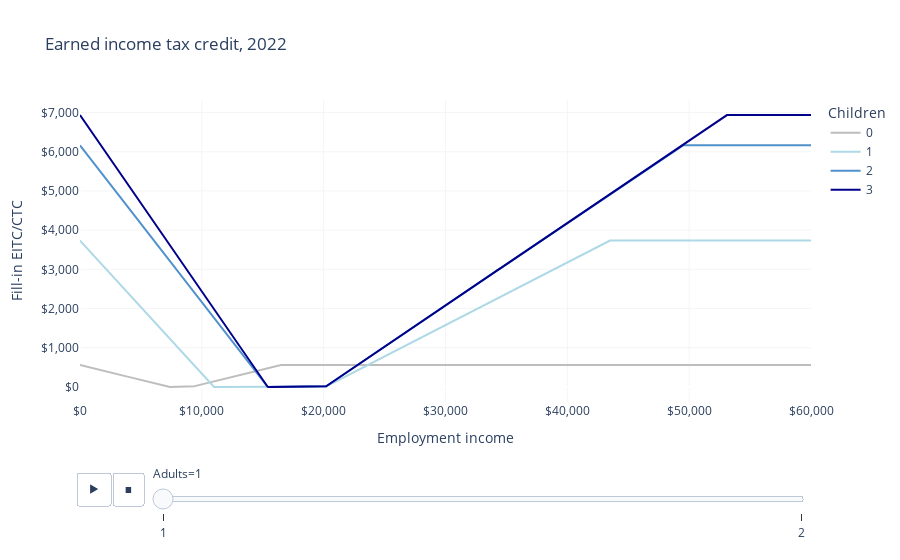

Source (notebook cell):
### Markdown cell above
# Fill-in EITC and CTC

Matt Bruenig of People's Policy Project proposed a "fill-in" tax credit to effectively remove the work requirements from the Earned Income Tax Credit and Child Tax Credit.
Bruenig proposed it as a state-level reform, but we have implemented it as a federal reform which can be broken down by any state, since it does not depend on any other state-level policies.

### Code cell
from openfisca_us import IndividualSim
from openfisca_us.model_api import *
from openfisca_core import periods

import pandas as pd
import plotly.express as px


def modify_parameters(parameters):
    parameters.contrib.peoples_policy_project.fill_in_eitc_ctc.update(
        period=periods.period("year:2022:1"), value=True
    )
    return parameters


class enact_fill_in(Reform):
    def apply(self):
        self.modify_parameters(modify_parameters)


LIGHT_GRAY = "#F5F5F5"
GRAY = "#BDBDBD"
BLUE = "#5091cc"
LIGHT_BLUE = "lightblue"
DARK_BLUE = "darkblue"

COLOR_MAP = {"0": GRAY, "1": LIGHT_BLUE, "2": BLUE, "3": DARK_BLUE}


def make(adults, children):
    sim = IndividualSim(enact_fill_in, year=2022)
    sim.add_person(name="head", age=25)
    members = ["head"]
    if adults == 2:
        sim.add_person(name="spouse")
        members += ["spouse"]
    for i in range(children):
        child = "child{}".format(i)
        sim.add_person(name=child, age=6)
        members += [child]
    sim.add_tax_unit(name="tax_unit", members=members)
    sim.add_household(name="household", members=members)
    sim.vary("employment_income", max=60_000, step=100)
    return pd.DataFrame(
        dict(
            employment_income=sim.calc("employment_income")[0],
            fill_in_eitc_ctc=sim.calc("fill_in_eitc_ctc")[0].round(),
            mtr=-sim.deriv("fill_in_eitc_ctc", "employment_income", wrt_target="head"),
            adults=adults,
            children=str(children),
        )
    )


# Make a table of EITC amounts for different numbers of adults and children.
l = []
for adults in range(1, 3):
    for children in range(0, 4):
        l.append(make(adults, children))

df = pd.concat(l)

LABELS = dict(
    employment_income="Employment income",
    income_source="Income source",
    fill_in_eitc_ctc="Fill-in EITC/CTC",
    mtr="Fill-in EITC/CTC marginal tax rate",
    children="Children",
    adults="Adults",
)

fig = px.line(
    df,
    "employment_income",
    "fill_in_eitc_ctc",
    color="children",
    animation_frame="adults",
    labels=LABELS,
    title="Earned income tax credit, 2022",
    color_discrete_map=COLOR_MAP,
)

fig.update_layout(
    xaxis_tickformat="$,",
    yaxis_tickformat="$,",
    plot_bgcolor="white",
    xaxis_gridcolor=LIGHT_GRAY,
    yaxis_gridcolor=LIGHT_GRAY,
)
fig.show()

### Figure 1 — Plotly figure (JSON) as saved in the notebook; plotly's stock layout.template omitted (floating-point values rounded to 4 significant figures; data arrays with more than 128 entries replaced by an {"elided": "..."} marker saying what was removed)
{"data": [{"hovertemplate": "Children=0<br>Adults=1<br>Employment income=%{x}<br>Fill-in EITC/CTC=%{y}<extra></extra>", "legendgroup": "0", "line": {"color": "#BDBDBD", "dash": "solid"}, "marker": {"symbol": "circle"}, "mode": "lines", "name": "0", "orientation": "v", "showlegend": true, "type": "scatter", "x": {"elided": "601 int values"}, "xaxis": "x", "y": {"elided": "601 int values"}, "yaxis": "y"}, {"hovertemplate": "Children=1<br>Adults=1<br>Employment income=%{x}<br>Fill-in EITC/CTC=%{y}<extra></extra>", "legendgroup": "1", "line": {"color": "lightblue", "dash": "solid"}, "marker": {"symbol": "circle"}, "mode": "lines", "name": "1", "orientation": "v", "showlegend": true, "type": "scatter", "x": {"elided": "601 int values"}, "xaxis": "x", "y": {"elided": "601 int values"}, "yaxis": "y"}, {"hovertemplate": "Children=2<br>Adults=1<br>Employment income=%{x}<br>Fill-in EITC/CTC=%{y}<extra></extra>", "legendgroup": "2", "line": {"color": "#5091cc", "dash": "solid"}, "marker": {"symbol": "circle"}, "mode": "lines", "name": "2", "orientation": "v", "showlegend": true, "type": "scatter", "x": {"elided": "601 int values"}, "xaxis": "x", "y": {"elided": "601 int values"}, "yaxis": "y"}, {"hovertemplate": "Children=3<br>Adults=1<br>Employment income=%{x}<br>Fill-in EITC/CTC=%{y}<extra></extra>", "legendgroup": "3", "line": {"color": "darkblue", "dash": "solid"}, "marker": {"symbol": "circle"}, "mode": "lines", "name": "3", "orientation": "v", "showlegend": true, "type": "scatter", "x": {"elided": "601 int values"}, "xaxis": "x", "y": {"elided": "601 int values"}, "yaxis": "y"}], "layout": {"legend": {"title": {"text": "Children"}, "tracegroupgap": 0}, "plot_bgcolor": "white", "sliders": [{"active": 0, "currentvalue": {"prefix": "Adults="}, "len": 0.9, "pad": {"b": 10, "t": 60}, "steps": [{"args": [["1"], {"frame": {"duration": 0, "redraw": false}, "fromcurrent": true, "mode": "immediate", "transition": {"duration": 0, "easing": "linear"}}], "label": "1", "method": "animate"}, {"args": [["2"], {"frame": {"duration": 0, "redraw": false}, "fromcurrent": true, "mode": "immediate", "transition": {"duration": 0, "easing": "linear"}}], "label": "2", "method": "animate"}], "x": 0.1, "xanchor": "left", "y": 0, "yanchor": "top"}], "title": {"text": "Earned income tax credit, 2022"}, "updatemenus": [{"buttons": [{"args": [null, {"frame": {"duration": 500, "redraw": false}, "fromcurrent": true, "mode": "immediate", "transition": {"duration": 500, "easing": "linear"}}], "label": "&#9654;", "method": "animate"}, {"args": [[null], {"frame": {"duration": 0, "redraw": false}, "fromcurrent": true, "mode": "immediate", "transition": {"duration": 0, "easing": "linear"}}], "label": "&#9724;", "method": "animate"}], "direction": "left", "pad": {"r": 10, "t": 70}, "showactive": false, "type": "buttons", "x": 0.1, "xanchor": "right", "y": 0, "yanchor": "top"}], "xaxis": {"anchor": "y", "domain": [0, 1], "gridcolor": "#F5F5F5", "tickformat": "$,", "title": {"text": "Employment income"}}, "yaxis": {"anchor": "x", "domain": [0, 1], "gridcolor": "#F5F5F5", "tickformat": "$,", "title": {"text": "Fill-in EITC/CTC"}}}}
